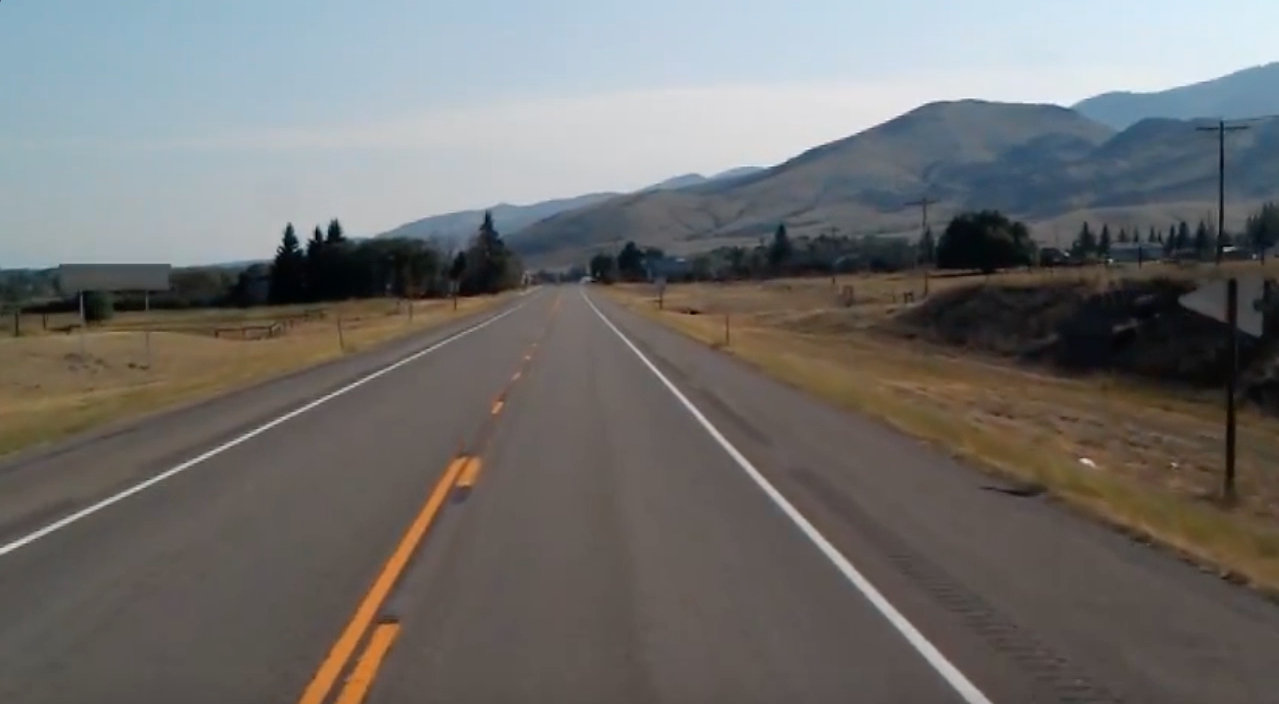
#> input picture test_image.jpg, 1279 x 704 px
$ python lanes.py
#> lines starting #> are read from the running program, lines starting #| are printed output that depends on the picture; after the words box and inside, x2 and y2 are one past the last pixel; in counts of white or black regions, pixels touching at a corner belong together
#> further down, image is the input picture: shape (704, 1279, 3); mean B, G, R 109.7, 111.3, 112.3
# This code will be used as the main material to build a simple application
# that can detect vehicle lanes

import cv2 #Using OpenCV library
import numpy as np #Using Numpy library
import matplotlib.pyplot as plt

#Method ini dibuat untuk melakukan beberapa pemrosesan gambar, mulai dari grayscaling, smoothing hingga pada edge detection
def imageProcessing (image):
    gray = cv2.cvtColor(image, cv2.COLOR_RGB2GRAY) #define object to initiate color grading process from RGB to Grayscale
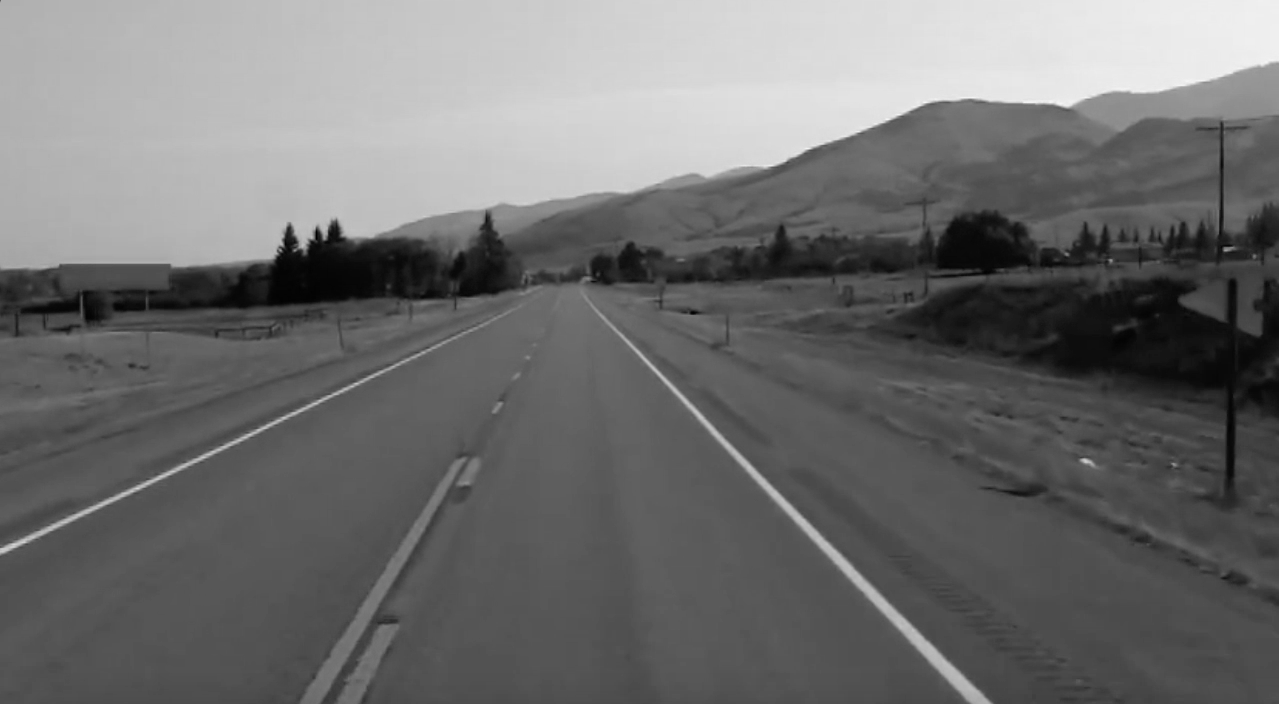
#> gray: shape (704, 1279); min 0, max 246, mean 110.9
    blur = cv2.GaussianBlur(gray, (5,5), 0) #Define object yang berisi fungsi GaussianBlur untuk melakukan proses blurring pada image
    cannyImage = cv2.Canny(blur, 50, 150) #Define object yang berisi method untuk melakukan edge detection dengan mencari piksel yang memiliki gradasi tertinggi
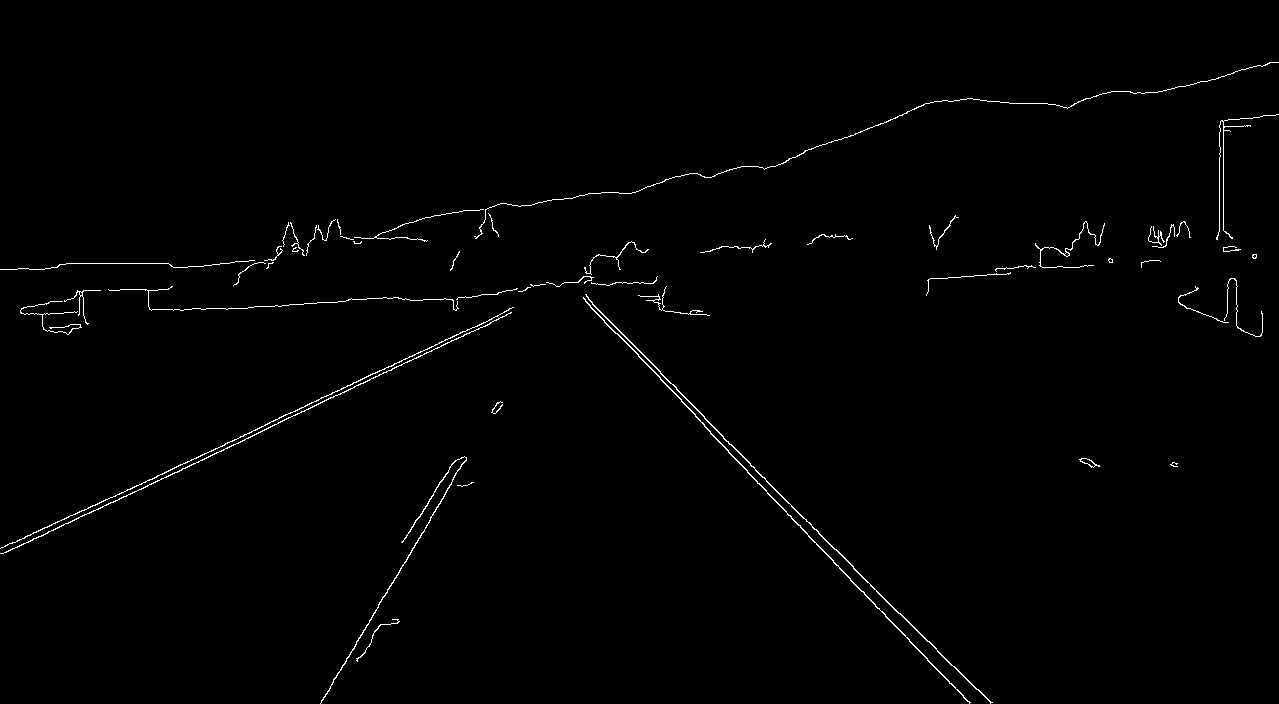
#> cannyImage: shape (704, 1279); 0.91% white in thin lines or dots
    return cannyImage

#Define method untuk mencari titik koordinat garis lane
def create_coordinates(image, line_parameters):
    slope, intercept = line_parameters
    y1 = image.shape[0]
    y2 = int(y1 * (3 / 5))
    x1 = int((y1 - intercept) / slope)
    x2 = int((y2 - intercept) / slope)
    return np.array([x1, y1, x2, y2])

def average_slope_intercept(image, lines):
    left_fit = []
    right_fit = []
    for line in lines:
        x1, y1, x2, y2 = line.reshape(4)
        parameters = np.polyfit((x1, x2), (y1, y2), 1)
        slope = parameters[0]
        intercept = parameters[1]
        if slope < 0:
            left_fit.append((slope, intercept))
        else:
            right_fit.append((slope, intercept))
    left_fit_average = np.average(left_fit, axis = 0)
    right_fit_average = np.average(right_fit, axis = 0)
    left_line = create_coordinates(image, left_fit_average)
    right_line = create_coordinates(image, right_fit_average)
    return np.array([left_line, right_line])

#Method ini digunakan untuk melakukan kalkulasi titik potong yang akan dijadikan acuan dalam pembuatan garis
def display_lines(image, lines):
    line_image = np.zeros_like(image)
    if lines is not None:
        for line in lines:
            x1, x2, y1, y2 = line.reshape(4)
            cv2.line(line_image, (x1, y1), (x2, y2), (255, 0, 0), 10)
    return line_image

#Method ini dibuat untuk melakukan lokalisasi area yang ditandai sebagai lajur kendaraan
def region_of_interest (image):
    height = image.shape[0] #Objek yang mendeskripsikan pointer koordinat untuk mengacu pada titik paling atas gambar (Titik X)
#> height = 704
    polygons = np.array([
        [(200, height), (1100, height), (550, 250)]
    ]) #Menandai area pada gambar yang akan dilakukan lokalisasi objek
#> polygons = [[200, 704], [1100, 704], [550, 250]]
    mask = np.zeros_like(image) #Melakukan masking pada area gambar
    cv2.fillPoly(mask, polygons, 255) #Menegaskan koordinat gambar yang akan dilakukan masking
#> mask: shape (704, 1279); 22.7% white; 1 white region, box (x1, y1, x2, y2) and area: (200, 250, 1100, 704) 204575
    masked_image = cv2.bitwise_and(image, mask) #Melakukan bitwise operation antara hasil output canny image dengan hasil masking image
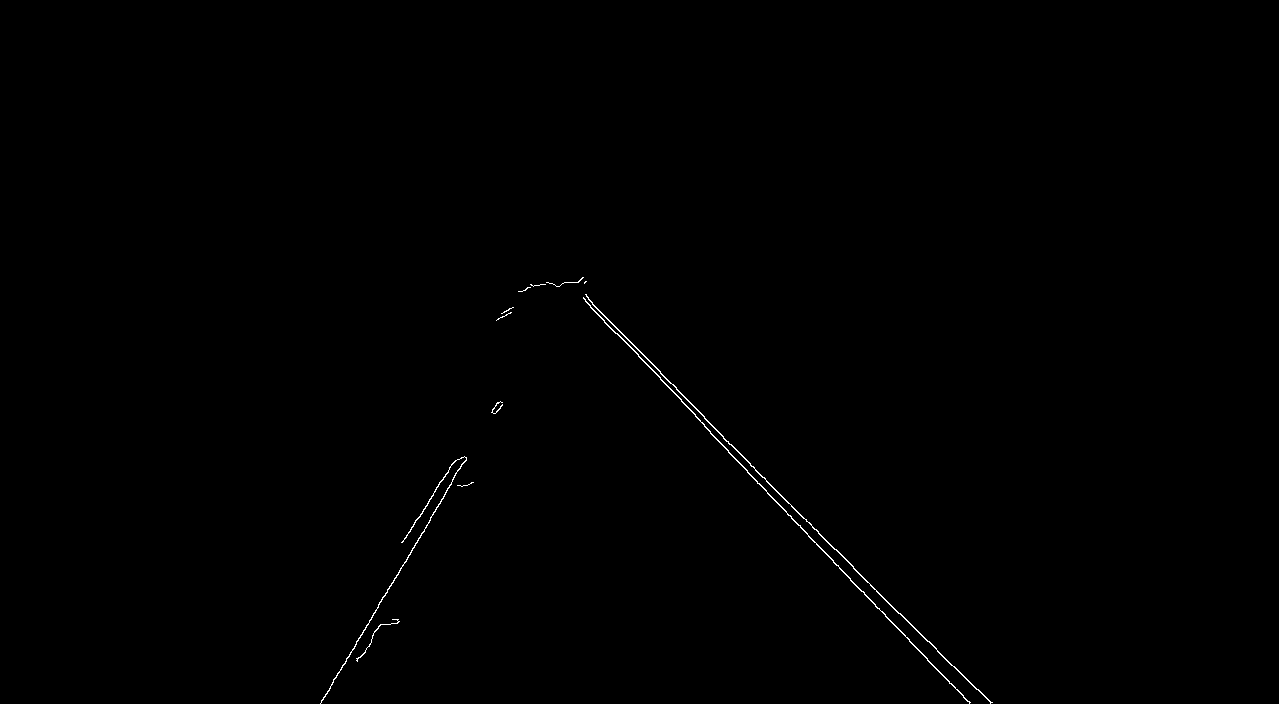
#> masked_image: shape (704, 1279); 0.26% white in thin lines or dots, all inside (x1, y1, x2, y2) = (320, 277, 993, 704)
    return masked_image

# cv2.imshow('hasil', gray) #Display a result image processing menggunakan library Opencv
# cv2.waitKey(0) #set delay untuk display hasil gambar, direkomendasikan value nya 0 supaya tampil secara kontinu (satuan nya milisecond)

image = cv2.imread('test_image.jpg') #Import image so that be process by OpenCv
lane_image = np.copy(image) #Make a copy of "image" so that cannot be affect the test_image file
canny = imageProcessing(lane_image) #menampilkan hasil gambar dari fungsi imageProcessing
cropped_image = region_of_interest(canny)
lines = cv2.HoughLinesP(cropped_image, 2, np.pi/180, 100, np.array([]), minLineLength=60, maxLineGap=5) #Define object yang berisi method fungsi HoughLines
#> lines = [[704, 418, 927, 641], [704, 426, 791, 516], [320, 703, 445, 494], [585, 301, 663, 381], [863, 591, 936, 669], [794, 520, 861, 591], [750, 465, 834, 549]]
line_image = display_lines(lane_image, lines)
#> the loop in display_lines, `for line in lines:` made 7 passes
#> after the loop in display_lines, `for line in lines:`:
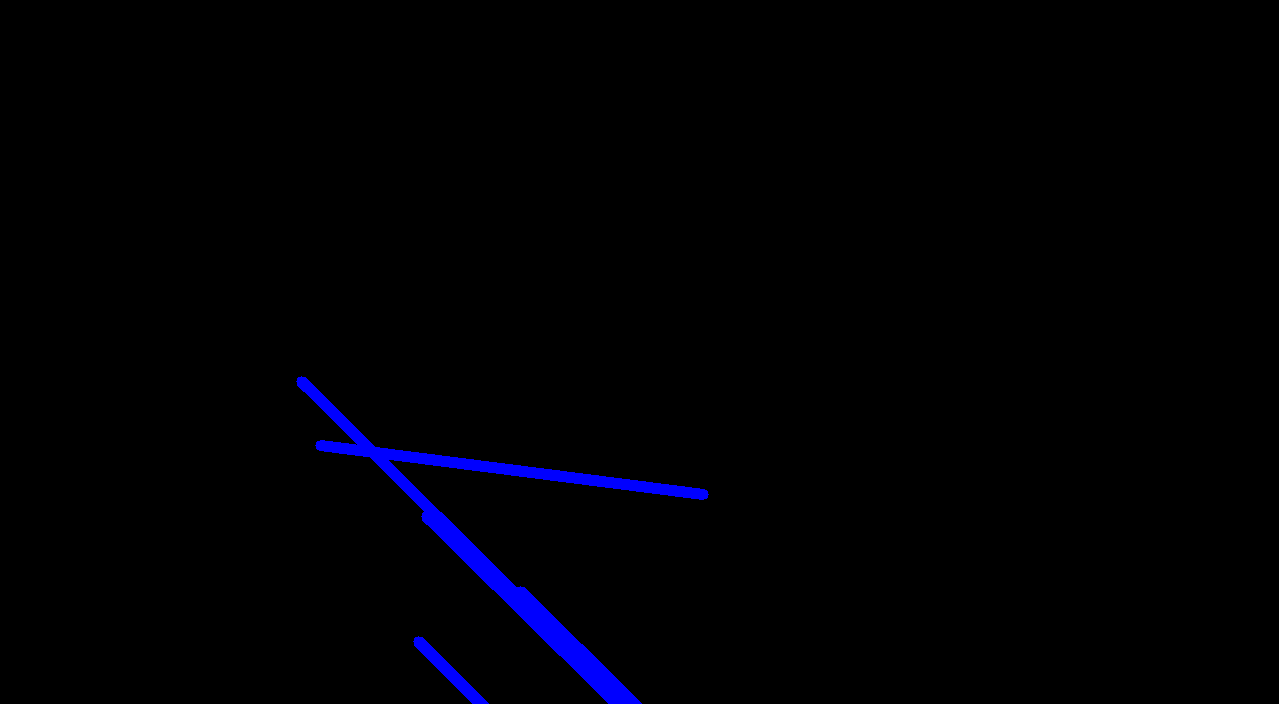
#> line_image: shape (704, 1279, 3); mean of channels 0, 1, 2 3.8, 0, 0; drawn as B, G, R
cv2.imshow("image", line_image)
cv2.waitKey(0)
# print(image.shape) #Menampilkan properties image (height, width, banyaknya channel color)
